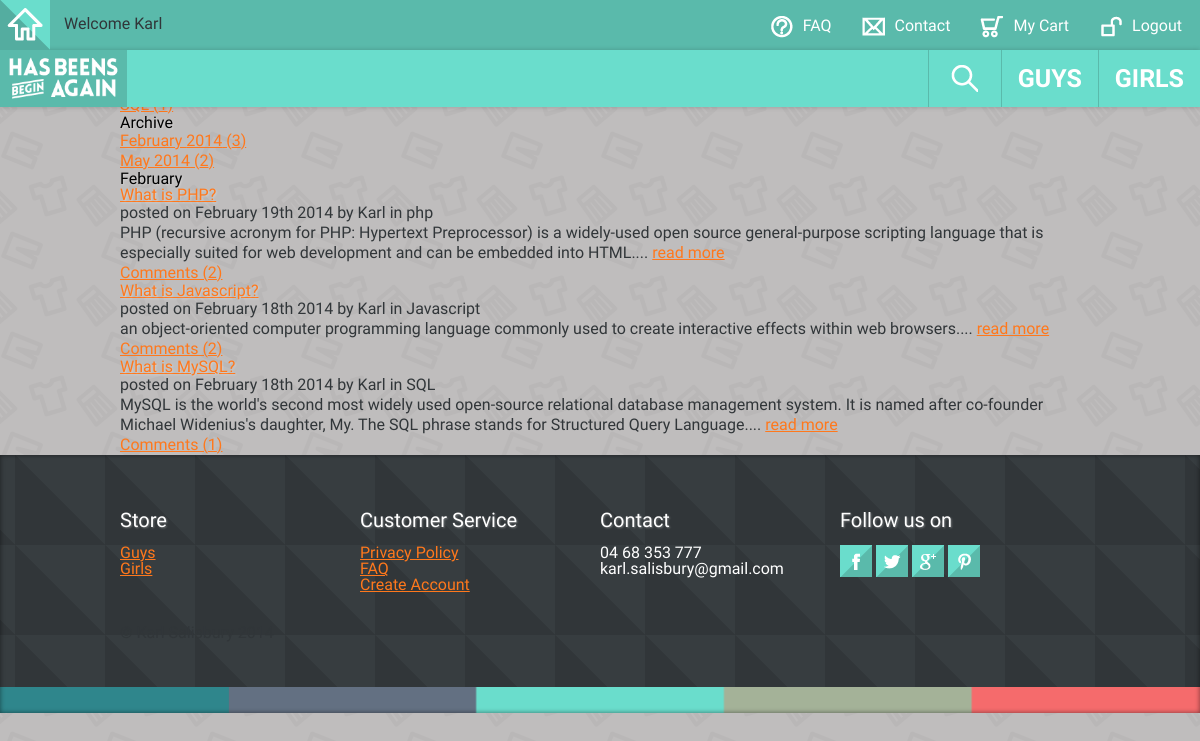
The page /pages/unused/blogarchives.php?month=2 (signed in) on the database its author committed.
### tables this page shows
CREATE TABLE IF NOT EXISTS `blog` (
  `blogID` int(11) NOT NULL AUTO_INCREMENT,
  `title` varchar(100) NOT NULL,
  `content` text NOT NULL,
  `datePosted` datetime NOT NULL,
  `authorID` int(11) NOT NULL,
  `catID` int(11) NOT NULL,
  PRIMARY KEY (`blogID`),
  KEY `authorID` (`authorID`,`catID`),
  KEY `catID` (`catID`),
  KEY `authorID_2` (`authorID`),
  KEY `authorID_3` (`authorID`),
  KEY `authorID_4` (`authorID`),
  KEY `catID_2` (`catID`),
  KEY `authorID_5` (`authorID`,`catID`),
  KEY `blogID` (`blogID`,`authorID`,`catID`)
);

CREATE TABLE IF NOT EXISTS `user` (
  `userID` int(11) NOT NULL AUTO_INCREMENT COMMENT 'Primary key, auto incrementing',
  `username` varchar(10) NOT NULL COMMENT 'username',
  `password` varchar(64) NOT NULL COMMENT 'password',
  `firstName` varchar(20) NOT NULL COMMENT 'first name',
  `lastName` varchar(20) NOT NULL COMMENT 'last name',
  `email` varchar(100) NOT NULL COMMENT 'user''s email address',
  PRIMARY KEY (`userID`)
);

CREATE TABLE IF NOT EXISTS `category` (
  `catID` int(11) NOT NULL AUTO_INCREMENT COMMENT 'Unique identifier for each category',
  `category` varchar(10) NOT NULL COMMENT 'Category description',
  PRIMARY KEY (`catID`),
  KEY `catID` (`catID`),
  KEY `catID_2` (`catID`),
  KEY `catID_3` (`catID`)
);

### pages/unused/blogarchives.php (the view, shortened to what this page needs)
<?php
	include '../inc/header.php';
	include '../inc/nav.php';
?>
<div class="header">
</div>
<div class="container">
<?php
 include '../inc/blogsidebar.php';
?>
<div class="blogcontent">
<?php
	$sql = "SELECT monthname(datePosted), datePosted FROM blog WHERE month(datePosted)=" . $_GET['month'];
	$result = mysqli_query($con, $sql) or die(mysqli_error($con));
	$row = mysqli_fetch_array($result);
	echo "<h1>" . $row['monthname(datePosted)'] . "</h1>";
	$sql = "SELECT blog.*, user.*, category.*, COUNT(comment.blogID) AS commentcount FROM blog INNER JOIN user ON blog.authorID = user.userID INNER JOIN category ON blog.catID = category.catID LEFT JOIN comment ON blog.blogID = comment.blogID WHERE month(blog.datePosted) ='" . $_GET['month'] . "'GROUP BY blog.blogID, comment.blogID ORDER BY blog.dateposted DESC";
	$result = mysqli_query($con, $sql) or die(mysqli_error($con));
	while ($row = mysqli_fetch_array($result))
	{
	echo "<div class='blogpost'><h3><a href='blogpost.php?blogID=" .$row['blogID'] . "'>" . $row['title'] . "</a></h3>";
	echo "<p class='blogpostinfo'><em>posted on " . date("F jS Y",strtotime($row['datePosted'])) . " by <strong>" . $row['firstName'] . "</strong> in <strong>" . $row['category'] . "</strong></em></p>";
	echo "<p>" . (substr(($row['content']),0,300)) . "... " . "<a href='blogpost.php?blogID=" . $row['blogID'] . "'>" . "read more" . "</a>";
	echo "<p><a href='blogpost.php?blogID=" . $row['blogID'] . "'>" . "Comments (" . $row['commentcount'] . ")</a></div>";
	}
?>
</div>
</div>
<?php
	include '../inc/footer.php';
?>

### skeleton/css/base.css (style rules this page uses)
html, body, div, span, applet, object, iframe, h1, h2, h3, h4, h5, h6, p, blockquote, pre, a, abbr, acronym, address, big, cite, code, del, dfn, em, img, ins, kbd, q, s, samp, small, strike, strong, sub, sup, tt, var, b, u, i, center, dl, dt, dd, ol, ul, li, fieldset, form, label, legend, table, caption, tbody, tfoot, thead, tr, th, td, article, aside, canvas, details, embed, figure, figcaption, footer, header, hgroup, menu, nav, output, ruby, section, summary, time, mark, audio, video { margin: 0; padding: 0; border: 0; font-size: 100%; font: inherit; vertical-align: baseline; }
body { line-height: 1; }
body { -webkit-font-smoothing: antialiased; -webkit-text-size-adjust: 100%; background-color: #ccc9c9; background-image: url(../../images/repeatbackgroundgrey.png); background-attachment: fixed; }
p, ul li { font-family: 'Maven Pro', Helvetica, Arial, sans-serif; }
h1, h2, h3, h4, h5, h6, input[type=text], input[type=submit], label, table, td, tr, textarea { font-family: 'Maven Pro', Helvetica, Arial, sans-serif; }
h1, h2, h3, h4, h5 ,h6 { text-shadow: 1px 1px 2px rgba(255,255,255, 0.3); }
p { color: #313639; line-height: 20px; }
a:link { color:#ff781c; }

### skeleton/css/skeleton.css (style rules this page uses)
.container { position: relative; width: 960px; margin: 0 auto; padding: 0; }
.container:after { content: "\0020"; display: block; height: 0; clear: both; visibility: hidden; }

### rows shown on the page
blog: title "What is PHP?", datePosted "February 19th 2014", authorID.firstName "Karl", catID.category "php", content "PHP (recursive acronym for PHP: Hypertext Preprocessor) is a widely-used open source general-purpose scripting language that is especially suited for web development and can be embedded into HTML.", commentcount "2"
blog: title "What is Javascript?", datePosted "February 18th 2014", authorID.firstName "Karl", catID.category "Javascript", content "an object-oriented computer programming language commonly used to create interactive effects within web browsers.", commentcount "2"
blog: title "What is MySQL?", datePosted "February 18th 2014", authorID.firstName "Karl", catID.category "SQL", content "MySQL is the world's second most widely used open-source relational database management system. It is named after co-founder Michael Widenius's daughter, My. The SQL phrase stands for Structured Query Language.", commentcount "1"

### other values the page prints
$_SESSION['login'] "Karl"
$row['monthname(datePosted)'] "February"
$row['year(datePosted)'] "2014"
$row['monthnum'] "3"
$row['monthname(datePosted)'] "May"
$row['monthnum'] "2"
